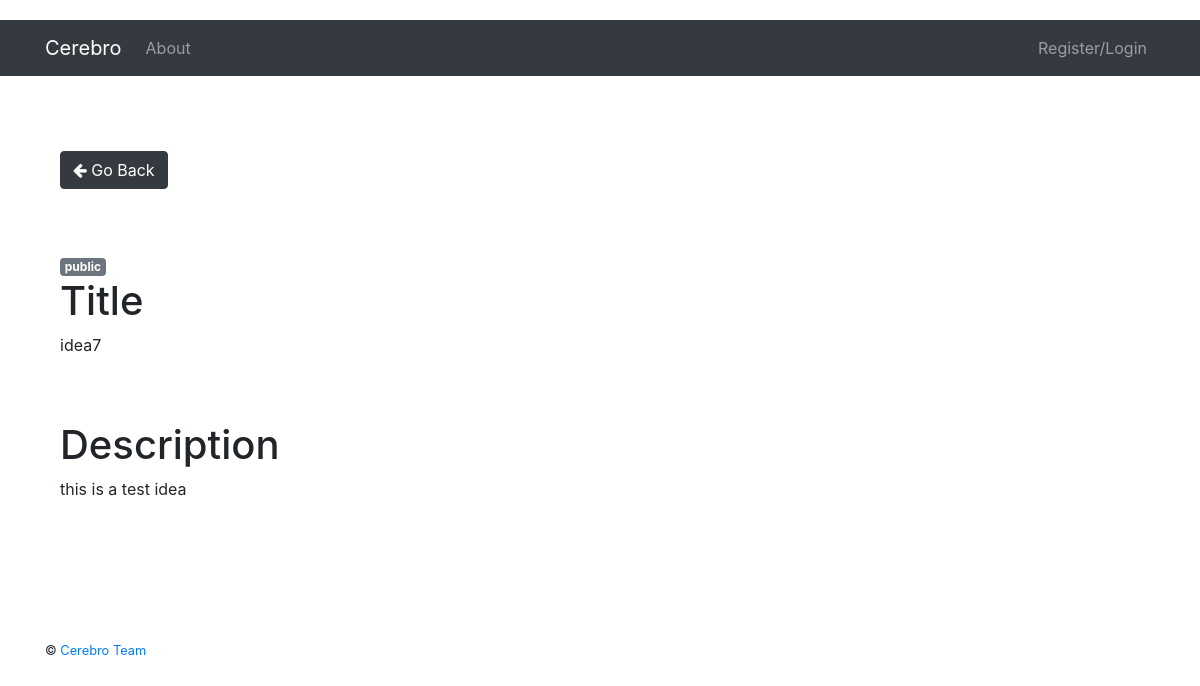
The app's page /ideas/8/ with its own data.
### project/server/models.py (models this page shows, shortened)
class Idea(db.Model):
    __tablename__ = "ideas"
    id = db.Column(db.Integer, primary_key=True, autoincrement=True)
    title = db.Column(db.String(255), nullable=False)
    description = db.Column(db.String(1024), nullable=True)
    owner = db.Column(db.Integer, nullable=False)
    rating = db.Column(db.Integer, nullable=True)
    created_date = db.Column(db.DateTime, nullable=False)
    access = db.Column(db.String(255), nullable=False)

### project/server/user/views.py (the view)
@user_blueprint.route('/ideas/<idea>/', methods=['GET', 'POST'])
def idea_detail(idea):
    idea_result = Idea.query.filter_by(id=idea).first()
    return render_template('user/idea_detail.html', idea=idea_result)

### project/client/templates/user/idea_detail.html (shortened to what this page needs)
{% extends "_base.html" %}
{% block content %}
    <div class="container">
        <nav aria-label="...">
            <ul class="pagination">
                <li class="previous">
                    <a class="btn btn-dark ml-auto" href="{{ url_for("user.ideas") }}">
                        <i class="fa fa-arrow-left"></i> Go Back
                    </a>
                </li>
            </ul>
        </nav>
    <br><br>
    <span class="badge badge-secondary">{{ idea.access }}</span>
    <h1>Title </h1>
    <p>{{ idea.title }} </p>
    <br><br>
    <h1>Description</h1>
    <p>{{ idea.description|safe }}</p>
    <br><br>
{% endblock %}

### project/client/static/user_profile.css (style rules this page uses)
body { margin-top:20px; }

### records on screen
Idea: access "public", title "idea7", description "this is a test idea"
